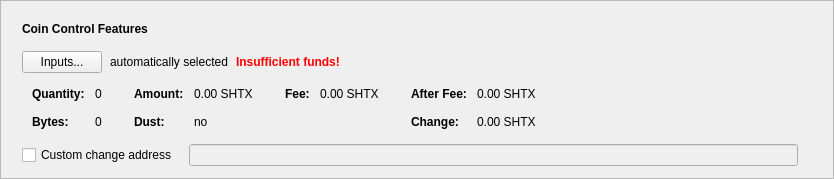
      <widget class="QFrame" name="frameCoinControl">
       <property name="sizePolicy">
        <sizepolicy hsizetype="Expanding" vsizetype="Fixed">
         <horstretch>0</horstretch>
         <verstretch>0</verstretch>
        </sizepolicy>
       </property>
       <property name="frameShape">
        <enum>QFrame::StyledPanel</enum>
       </property>
       <property name="frameShadow">
        <enum>QFrame::Raised</enum>
       </property>
       <layout class="QVBoxLayout" name="verticalLayout_2">
        <item>
         <layout class="QVBoxLayout" name="verticalLayoutCoinControl" stretch="0,0,0,0,0">
          <property name="spacing">
           <number>0</number>
          </property>
          <property name="sizeConstraint">
           <enum>QLayout::SetDefaultConstraint</enum>
          </property>
          <property name="leftMargin">
           <number>10</number>
          </property>
          <property name="topMargin">
           <number>10</number>
          </property>
          <item>
           <layout class="QHBoxLayout" name="horizontalLayoutCoinControl1">
            <property name="bottomMargin">
             <number>15</number>
            </property>
            <item>
             <widget class="QLabel" name="labelCoinControlFeatures">
              <property name="sizePolicy">
               <sizepolicy hsizetype="Preferred" vsizetype="Maximum">
                <horstretch>0</horstretch>
                <verstretch>0</verstretch>
               </sizepolicy>
              </property>
              <property name="font">
               <font>
                <weight>75</weight>
                <bold>true</bold>
               </font>
              </property>
              <property name="styleSheet">
               <string notr="true">font-weight:bold;</string>
              </property>
              <property name="text">
               <string>Coin Control Features</string>
              </property>
             </widget>
            </item>
           </layout>
          </item>
          <item>
           <layout class="QHBoxLayout" name="horizontalLayoutCoinControl2" stretch="0,0,0,0">
            <property name="spacing">
             <number>8</number>
            </property>
            <property name="bottomMargin">
             <number>10</number>
            </property>
            <item>
             <widget class="QPushButton" name="pushButtonCoinControl">
              <property name="styleSheet">
               <string notr="true"/>
              </property>
              <property name="text">
               <string>Inputs...</string>
              </property>
              <property name="autoDefault">
               <bool>false</bool>
              </property>
             </widget>
            </item>
            <item>
             <widget class="QLabel" name="labelCoinControlAutomaticallySelected">
              <property name="text">
               <string>automatically selected</string>
              </property>
              <property name="margin">
               <number>5</number>
              </property>
             </widget>
            </item>
            <item>
             <widget class="QLabel" name="labelCoinControlInsuffFunds">
              <property name="font">
               <font>
                <weight>75</weight>
                <bold>true</bold>
               </font>
              </property>
              <property name="styleSheet">
               <string notr="true">color:red;font-weight:bold;</string>
              </property>
              <property name="text">
               <string>Insufficient funds!</string>
              </property>
              <property name="margin">
               <number>5</number>
              </property>
             </widget>
            </item>
            <item>
             <spacer name="horizontalSpacerCoinControl">
              <property name="orientation">
               <enum>Qt::Horizontal</enum>
              </property>
              <property name="sizeHint" stdset="0">
               <size>
                <width>40</width>
                <height>1</height>
               </size>
              </property>
             </spacer>
            </item>
           </layout>
          </item>
          <item>
           <widget class="QWidget" name="widgetCoinControl" native="true">
            <property name="sizePolicy">
             <sizepolicy hsizetype="Preferred" vsizetype="Preferred">
              <horstretch>0</horstretch>
              <verstretch>0</verstretch>
             </sizepolicy>
            </property>
            <property name="minimumSize">
             <size>
              <width>0</width>
              <height>0</height>
             </size>
            </property>
            <property name="styleSheet">
             <string notr="true"/>
            </property>
            <layout class="QHBoxLayout" name="horizontalLayoutCoinControl5">
             <property name="leftMargin">
              <number>0</number>
             </property>
             <property name="topMargin">
              <number>0</number>
             </property>
             <property name="rightMargin">
              <number>0</number>
             </property>
             <property name="bottomMargin">
              <number>0</number>
             </property>
             <item>
              <layout class="QHBoxLayout" name="horizontalLayoutCoinControl3" stretch="0,0,0,1">
               <property name="spacing">
                <number>20</number>
               </property>
               <property name="topMargin">
                <number>0</number>
               </property>
               <property name="bottomMargin">
                <number>10</number>
               </property>
               <item>
                <layout class="QFormLayout" name="formLayoutCoinControl1">
                 <property name="horizontalSpacing">
                  <number>10</number>
                 </property>
                 <property name="verticalSpacing">
                  <number>14</number>
                 </property>
                 <property name="leftMargin">
                  <number>10</number>
                 </property>
                 <property name="topMargin">
                  <number>4</number>
                 </property>
                 <property name="rightMargin">
                  <number>6</number>
                 </property>
                 <item row="0" column="0">
                  <widget class="QLabel" name="labelCoinControlQuantityText">
                   <property name="font">
                    <font>
                     <weight>75</weight>
                     <bold>true</bold>
                    </font>
                   </property>
                   <property name="text">
                    <string>Quantity:</string>
                   </property>
                   <property name="margin">
                    <number>0</number>
                   </property>
                  </widget>
                 </item>
                 <item row="0" column="1">
                  <widget class="QLabel" name="labelCoinControlQuantity">
                   <property name="cursor">
                    <cursorShape>IBeamCursor</cursorShape>
                   </property>
                   <property name="contextMenuPolicy">
                    <enum>Qt::ActionsContextMenu</enum>
                   </property>
                   <property name="text">
                    <string notr="true">0</string>
                   </property>
                   <property name="margin">
                    <number>0</number>
                   </property>
                   <property name="textInteractionFlags">
                    <set>Qt::LinksAccessibleByMouse|Qt::TextSelectableByKeyboard|Qt::TextSelectableByMouse</set>
                   </property>
                  </widget>
                 </item>
                 <item row="1" column="0">
                  <widget class="QLabel" name="labelCoinControlBytesText">
                   <property name="font">
                    <font>
                     <weight>75</weight>
                     <bold>true</bold>
                    </font>
                   </property>
                   <property name="text">
                    <string>Bytes:</string>
                   </property>
                  </widget>
                 </item>
                 <item row="1" column="1">
                  <widget class="QLabel" name="labelCoinControlBytes">
                   <property name="cursor">
                    <cursorShape>IBeamCursor</cursorShape>
                   </property>
                   <property name="contextMenuPolicy">
                    <enum>Qt::ActionsContextMenu</enum>
                   </property>
                   <property name="text">
                    <string notr="true">0</string>
                   </property>
                   <property name="textInteractionFlags">
                    <set>Qt::LinksAccessibleByMouse|Qt::TextSelectableByKeyboard|Qt::TextSelectableByMouse</set>
                   </property>
                  </widget>
                 </item>
                </layout>
               </item>
               <item>
                <layout class="QFormLayout" name="formLayoutCoinControl2">
                 <property name="horizontalSpacing">
                  <number>10</number>
                 </property>
                 <property name="verticalSpacing">
                  <number>14</number>
                 </property>
                 <property name="leftMargin">
                  <number>6</number>
                 </property>
                 <property name="topMargin">
                  <number>4</number>
                 </property>
                 <property name="rightMargin">
                  <number>6</number>
                 </property>
                 <item row="0" column="0">
                  <widget class="QLabel" name="labelCoinControlAmountText">
                   <property name="font">
                    <font>
                     <weight>75</weight>
                     <bold>true</bold>
                    </font>
                   </property>
                   <property name="text">
                    <string>Amount:</string>
                   </property>
                   <property name="margin">
                    <number>0</number>
                   </property>
                  </widget>
                 </item>
                 <item row="0" column="1">
                  <widget class="QLabel" name="labelCoinControlAmount">
                   <property name="cursor">
                    <cursorShape>IBeamCursor</cursorShape>
                   </property>
                   <property name="contextMenuPolicy">
                    <enum>Qt::ActionsContextMenu</enum>
                   </property>
                   <property name="text">
                    <string notr="true">0.00 SHTX</string>
                   </property>
                   <property name="textInteractionFlags">
                    <set>Qt::LinksAccessibleByMouse|Qt::TextSelectableByKeyboard|Qt::TextSelectableByMouse</set>
                   </property>
                  </widget>
                 </item>
                 <item row="1" column="0">
                  <widget class="QLabel" name="labelCoinControlLowOutputText">
                   <property name="font">
                    <font>
                     <weight>75</weight>
                     <bold>true</bold>
                    </font>
                   </property>
                   <property name="text">
                    <string>Dust:</string>
                   </property>
                  </widget>
                 </item>
                 <item row="1" column="1">
                  <widget class="QLabel" name="labelCoinControlLowOutput">
                   <property name="cursor">
                    <cursorShape>IBeamCursor</cursorShape>
                   </property>
                   <property name="contextMenuPolicy">
                    <enum>Qt::ActionsContextMenu</enum>
                   </property>
                   <property name="text">
                    <string notr="true">no</string>
                   </property>
                   <property name="textInteractionFlags">
                    <set>Qt::LinksAccessibleByMouse|Qt::TextSelectableByKeyboard|Qt::TextSelectableByMouse</set>
                   </property>
                  </widget>
                 </item>
                </layout>
               </item>
               <item>
                <layout class="QFormLayout" name="formLayoutCoinControl3">
                 <property name="horizontalSpacing">
                  <number>10</number>
                 </property>
                 <property name="verticalSpacing">
                  <number>14</number>
                 </property>
                 <property name="leftMargin">
                  <number>6</number>
                 </property>
                 <property name="topMargin">
                  <number>4</number>
                 </property>
                 <property name="rightMargin">
                  <number>6</number>
                 </property>
                 <item row="0" column="0">
                  <widget class="QLabel" name="labelCoinControlFeeText">
                   <property name="font">
                    <font>
                     <weight>75</weight>
                     <bold>true</bold>
                    </font>
                   </property>
                   <property name="text">
                    <string>Fee:</string>
                   </property>
                   <property name="margin">
                    <number>0</number>
                   </property>
                  </widget>
                 </item>
                 <item row="0" column="1">
                  <widget class="QLabel" name="labelCoinControlFee">
                   <property name="cursor">
                    <cursorShape>IBeamCursor</cursorShape>
                   </property>
                   <property name="contextMenuPolicy">
                    <enum>Qt::ActionsContextMenu</enum>
                   </property>
                   <property name="text">
                    <string notr="true">0.00 SHTX</string>
                   </property>
                   <property name="textInteractionFlags">
                    <set>Qt::LinksAccessibleByMouse|Qt::TextSelectableByKeyboard|Qt::TextSelectableByMouse</set>
                   </property>
                  </widget>
                 </item>
                </layout>
               </item>
               <item>
                <layout class="QFormLayout" name="formLayoutCoinControl4">
                 <property name="horizontalSpacing">
                  <number>10</number>
                 </property>
                 <property name="verticalSpacing">
                  <number>14</number>
                 </property>
                 <property name="leftMargin">
                  <number>6</number>
                 </property>
                 <property name="topMargin">
                  <number>4</number>
                 </property>
                 <property name="rightMargin">
                  <number>6</number>
                 </property>
                 <item row="0" column="0">
                  <widget class="QLabel" name="labelCoinControlAfterFeeText">
                   <property name="font">
                    <font>
                     <weight>75</weight>
                     <bold>true</bold>
                    </font>
                   </property>
                   <property name="text">
                    <string>After Fee:</string>
                   </property>
                   <property name="margin">
                    <number>0</number>
                   </property>
                  </widget>
                 </item>
                 <item row="0" column="1">
                  <widget class="QLabel" name="labelCoinControlAfterFee">
                   <property name="cursor">
                    <cursorShape>IBeamCursor</cursorShape>
                   </property>
                   <property name="contextMenuPolicy">
                    <enum>Qt::ActionsContextMenu</enum>
                   </property>
                   <property name="text">
                    <string notr="true">0.00 SHTX</string>
                   </property>
                   <property name="textInteractionFlags">
                    <set>Qt::LinksAccessibleByMouse|Qt::TextSelectableByKeyboard|Qt::TextSelectableByMouse</set>
                   </property>
                  </widget>
                 </item>
                 <item row="1" column="0">
                  <widget class="QLabel" name="labelCoinControlChangeText">
                   <property name="font">
                    <font>
                     <weight>75</weight>
                     <bold>true</bold>
                    </font>
                   </property>
                   <property name="text">
                    <string>Change:</string>
                   </property>
                  </widget>
                 </item>
                 <item row="1" column="1">
                  <widget class="QLabel" name="labelCoinControlChange">
                   <property name="cursor">
                    <cursorShape>IBeamCursor</cursorShape>
                   </property>
                   <property name="contextMenuPolicy">
                    <enum>Qt::ActionsContextMenu</enum>
                   </property>
                   <property name="text">
                    <string notr="true">0.00 SHTX</string>
                   </property>
                   <property name="textInteractionFlags">
                    <set>Qt::LinksAccessibleByMouse|Qt::TextSelectableByKeyboard|Qt::TextSelectableByMouse</set>
                   </property>
                  </widget>
                 </item>
                </layout>
               </item>
              </layout>
             </item>
            </layout>
           </widget>
          </item>
          <item>
           <layout class="QHBoxLayout" name="horizontalLayoutCoinControl4" stretch="0,0,0">
            <property name="spacing">
             <number>12</number>
            </property>
            <property name="sizeConstraint">
             <enum>QLayout::SetDefaultConstraint</enum>
            </property>
            <property name="topMargin">
             <number>5</number>
            </property>
            <property name="rightMargin">
             <number>5</number>
            </property>
            <item>
             <widget class="QCheckBox" name="checkBoxCoinControlChange">
              <property name="toolTip">
               <string>If this is activated, but the change address is empty or invalid, change will be sent to a newly generated address.</string>
              </property>
              <property name="text">
               <string>Custom change address</string>
              </property>
             </widget>
            </item>
            <item>
             <widget class="QValidatedLineEdit" name="lineEditCoinControlChange">
              <property name="enabled">
               <bool>false</bool>
              </property>
              <property name="sizePolicy">
               <sizepolicy hsizetype="Expanding" vsizetype="Fixed">
                <horstretch>0</horstretch>
                <verstretch>0</verstretch>
               </sizepolicy>
              </property>
             </widget>
            </item>
            <item>
             <widget class="QLabel" name="labelCoinControlChangeLabel">
              <property name="sizePolicy">
               <sizepolicy hsizetype="Preferred" vsizetype="Expanding">
                <horstretch>0</horstretch>
                <verstretch>0</verstretch>
               </sizepolicy>
              </property>
              <property name="minimumSize">
               <size>
                <width>0</width>
                <height>0</height>
               </size>
              </property>
              <property name="text">
               <string/>
              </property>
              <property name="margin">
               <number>3</number>
              </property>
             </widget>
            </item>
           </layout>
          </item>
          <item>
           <spacer name="verticalSpacerCoinControl">
            <property name="orientation">
             <enum>Qt::Vertical</enum>
            </property>
            <property name="sizeType">
             <enum>QSizePolicy::Expanding</enum>
            </property>
            <property name="sizeHint" stdset="0">
             <size>
              <width>800</width>
              <height>1</height>
             </size>
            </property>
           </spacer>
          </item>
         </layout>
        </item>
       </layout>
      </widget>
